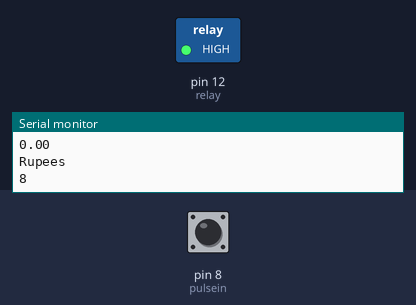
The sketch below on a simulated Arduino Uno, built with avr-gcc and run on an emulated ATmega328P. Shown: switched loads named in the sketch (green lamp = pin HIGH), the last lines printed to the serial monitor. The inputs (shaded band) are chosen by the test bench; at power-on: pin 8 (pulsein) HIGH.

Above: at 18.0 s.
18.1 s: pin 8 (pulsein) pulled LOW for 3 s
At 22.1 s:
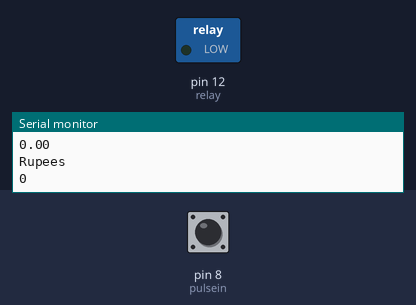
Timing chart, 0 to 23.6 s (numbered marks = the images above; inputs shaded):
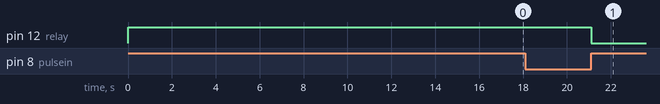

Measured:
- after the input at 18.1 s, pin 12 (relay): HIGH → LOW after 3.0 s

The sketch:

arduino_to_relay.ino
```cpp
#define pulsein 8
#define relay 12

int rupees = 10;
float units = 0;
bool connectionOpen = false;

void setup() {
    Serial.begin(9600);
    pinMode(pulsein, INPUT);
    pinMode(relay, OUTPUT);
    digitalWrite(pulsein, HIGH);
}

void loop() {
    read_pulse();
    check_status();
    log();
    delay(10000);
}

void read_pulse()
{
    if(!digitalRead(pulsein))
    {
      Serial.println("Pulse received");
      //count++;
      //units=watt_factor*count/1000;

      if(units>1){
        units--;
      }

      rupees=units*5;

      while(!digitalRead(pulsein));

     // delay(2000);
     Serial.println("Pulse lost");
    }
}

void check_status() {

    if(rupees>5 && connectionOpen==false)
    {
      digitalWrite(relay, HIGH);
      Serial.println("Recharged! Opening connection");
      connectionOpen = true;
    }
    if(rupees<5 && connectionOpen==true)
    {
      digitalWrite(relay, LOW);
      Serial.println("Energy Meter Balance Alert:\nLight cut due to low Balance\nPlease recharge your energy meter soon.\n Thank you");
      connectionOpen = false;
    }

    // simulate bulb on
    if (rupees >= 5) rupees--;
}

void log() {
  Serial.println("Units");
  Serial.println(units);
  Serial.println("Rupees");
  Serial.println(rupees);
}
```
